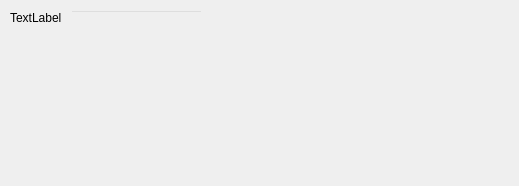
<?xml version="1.0" encoding="UTF-8"?>
<ui version="4.0">
 <class>example_1</class>
 <widget class="QWidget" name="example_1">
  <property name="geometry">
   <rect>
    <x>0</x>
    <y>0</y>
    <width>519</width>
    <height>186</height>
   </rect>
  </property>
  <property name="windowTitle">
   <string>Form</string>
  </property>
  <widget class="QLabel" name="label">
   <property name="geometry">
    <rect>
     <x>10</x>
     <y>10</y>
     <width>54</width>
     <height>16</height>
    </rect>
   </property>
   <property name="text">
    <string>TextLabel</string>
   </property>
  </widget>
  <widget class="QLineEdit" name="lineEdit">
   <property name="geometry">
    <rect>
     <x>70</x>
     <y>10</y>
     <width>133</width>
     <height>20</height>
    </rect>
   </property>
   <property name="layoutDirection">
    <enum>Qt::LeftToRight</enum>
   </property>
   <property name="styleSheet">
    <string notr="true">background:transparent</string>
   </property>
  </widget>
 </widget>
 <resources/>
 <connections/>
</ui>
